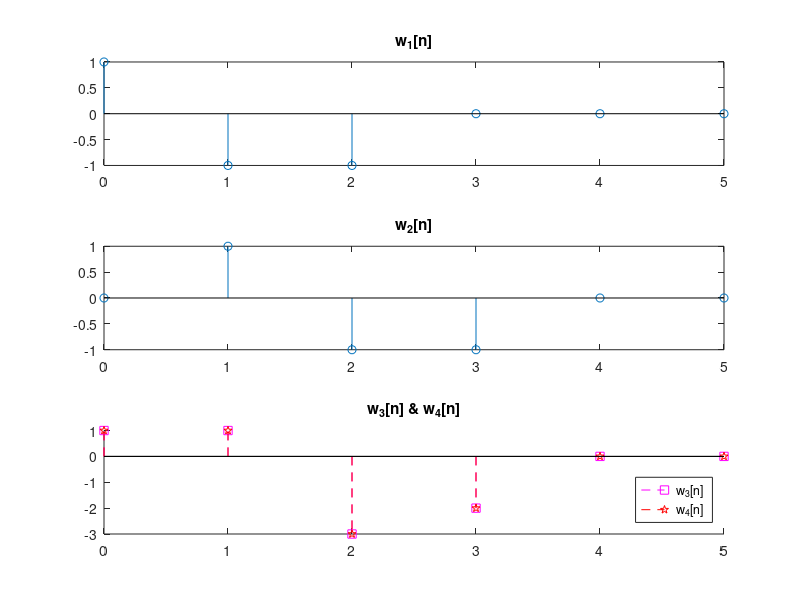

Write MATLAB code to recreate this figure.
% Problem 2.5(a) - 1

x1 = [1 0 0 0 0 0];
x2 = [0 1 0 0 0 0];
x3 = [1 2 0 0 0 0];
nx = 0:5;

xe1 = [0 0 x1];
xe2 = [0 0 x2];
xe3 = [0 0 x3];

w1 = x1;
w2 = x2;
w3 = x3;

for i = 3:8
    w1(i-2) = xe1(i) - xe1(i-1) - xe1(i-2);
    w2(i-2) = xe2(i) - xe2(i-1) - xe2(i-2);
    w3(i-2) = xe3(i) - xe3(i-1) - xe3(i-2);
end

w4 = w1 + 2*w2;

subplot(3, 1, 1), stem(nx, w1), set(get(gca, 'Title'), 'String', 'w_1[n]');
subplot(3, 1, 2), stem(nx, w2), set(get(gca, 'Title'), 'String', 'w_2[n]');

subplot(3, 1, 3)
hold on
stem(nx, w3, 'm--s')
stem(nx, w4, 'r--p')
set(get(gca, 'Title'), 'String', 'w_3[n] & w_4[n]');
legend('w_3[n]', 'w_4[n]', 'Location', 'southeast');


saveas(gcf, "plots/P2_5_a_1_out.png");

close;
